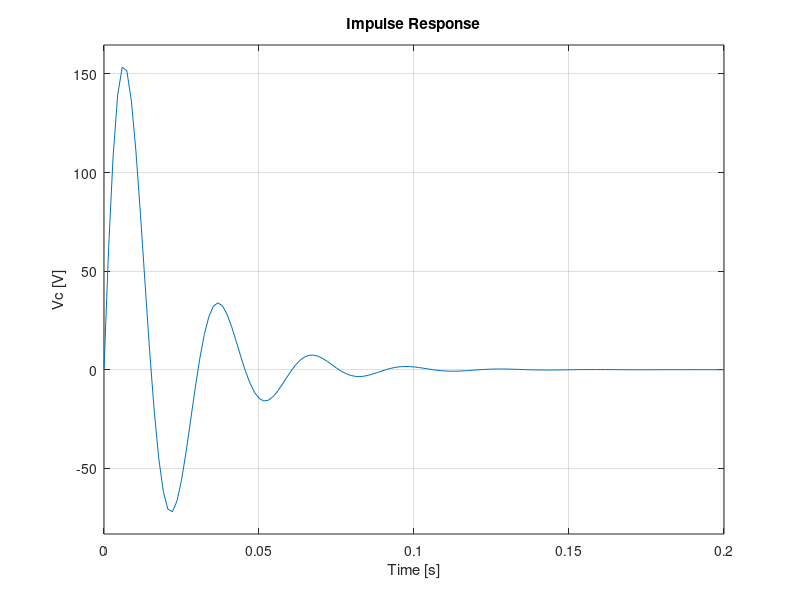
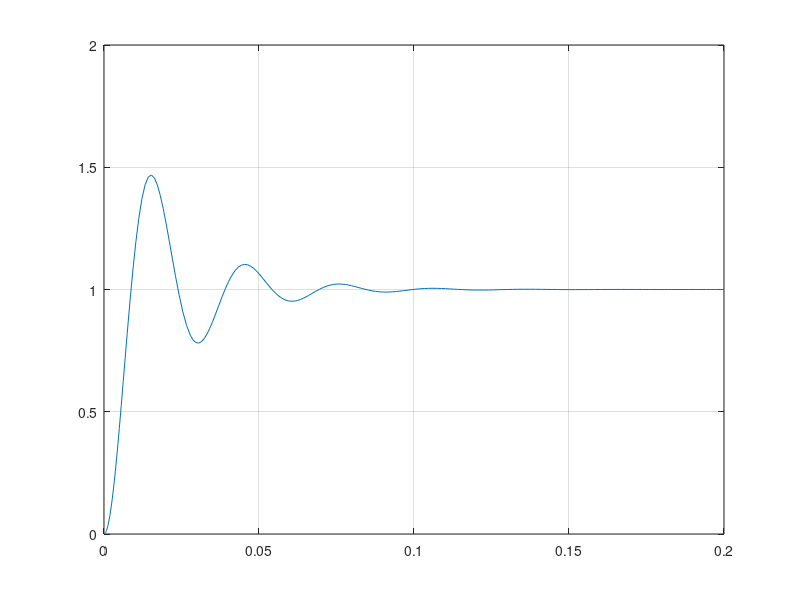

Write the MATLAB code that produced these figures, in order. (Note: this script raises an error after producing the figures.)
clear;
clc;
%Valores circuito RLC
R = 10; 
L = 0.1; 
Cap = 220e-6;
%Matrices
A = [-R/L -1/L; 1/Cap 0];
B = [1/L; 0];
C = [0 1];
D = 0;

sys = ss(A,B,C,D); %Espacio de estados

figure(1);

subplot(2,1,1);
step(sys);
xlabel('Time [s]'); ylabel('Vc [V]');
grid on;

subplot(2,1,2);
impulse(sys);
xlabel('Time [s]'); ylabel('Vc [V]')
grid on;

[num, den] = ss2tf(A,B,C,D); %Función de transferencia

[Ax, Bx, Cx, Dx] = tf2ss(num,den); %Regreso a espacio de estados (variables distintas)

function dx = modelRLC(x, A, B, u)
 dx = A * x + B * u; % Ecuación de Estado
end

ts = 0.2; %Tiempo de visualización

tspan = [0 ts]; %Vector de resolución de tiempo
u = 1; %Entrada
x0 = [0; 0]; %Coniciones iniciales

[t, X] = ode45(@(t,x) modelRLC(x, A, B, u), tspan, x0); %Función integradora
y = C * X.' + D * u;

figure(2);

plot(t,y)

grid on;

s3 = readtable("s3.csv"); % Archivo con los valores de la entrada formada por escalones 

u2 = s3.Se_al; %Entrada de dos escalones
x02 = zeros(length(u2),2); %Condiciones iniciales
tspan2 = s3.Tiempo_s;

for k = 2 : length(u2) %Dimensión del vector u2

 [tk, Xk] = ode45(@(t,x) modelRLC(x, A, B, u2(k-1)),[tspan2(k-1), tspan2(k)], x02(k-1,:));

 t2(k) = tk(end,:);
 x02(k,:) = Xk(end,:);
 
end

y2 = C * x02.';

figure(3);

plot(t2,y2)

grid on;

